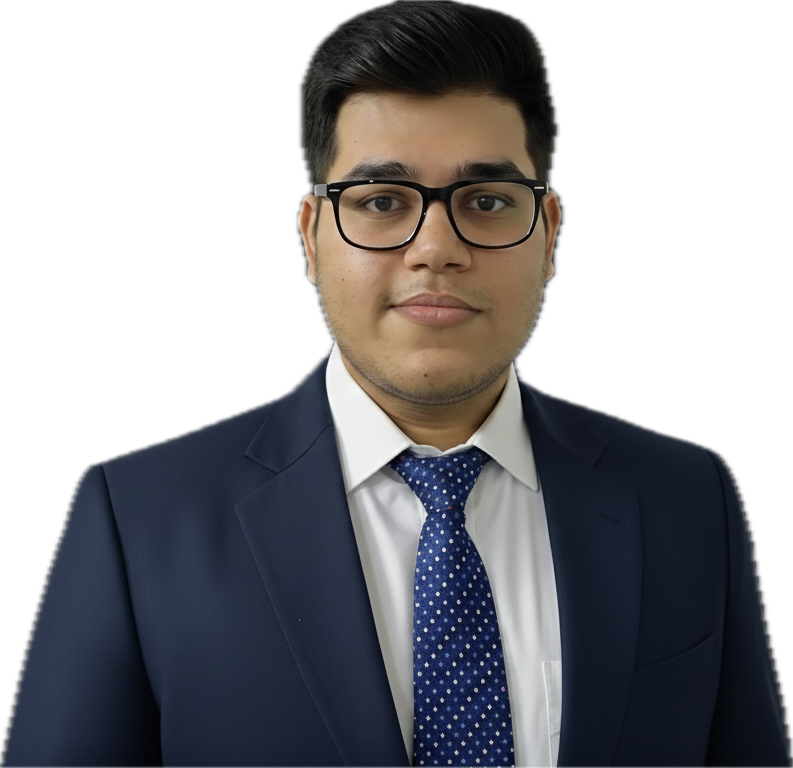
#> input picture core/Subject.png, 793 x 768 px, found by its file name
$ python generate_assets.py
#> lines starting #> are read from the running program, lines starting #| are printed output that depends on the picture
#!/usr/bin/env python3
"""
Portfolio Image Asset Generator (Ultra-Compatible)
Generates high-impact assets for web 3D effects.
Run anywhere: Support for Pillow-only (no numpy/opencv required).
"""

import os
import sys
import math

try:
    from PIL import Image, ImageFilter, ImageEnhance, ImageChops, ImageDraw
    PIL_AVAILABLE = True
except ImportError:
    print("Error: Pillow (PIL) is required. Install with: pip install Pillow")
    sys.exit(1)

def ensure_dir(directory):
    if not os.path.exists(directory):
        os.makedirs(directory)

def create_glitch_asset(input_path, output_path, offset=15):
    """
    Creates a cyberpunk-style RGB split glitch.
    """
#> called with input_path = 'Subject.png', output_path = 'generated_assets/subject_glitch.png', offset = 15
    print(f"Generating Glitch Asset: {output_path}...")
    try:
        img = Image.open(input_path).convert('RGB')
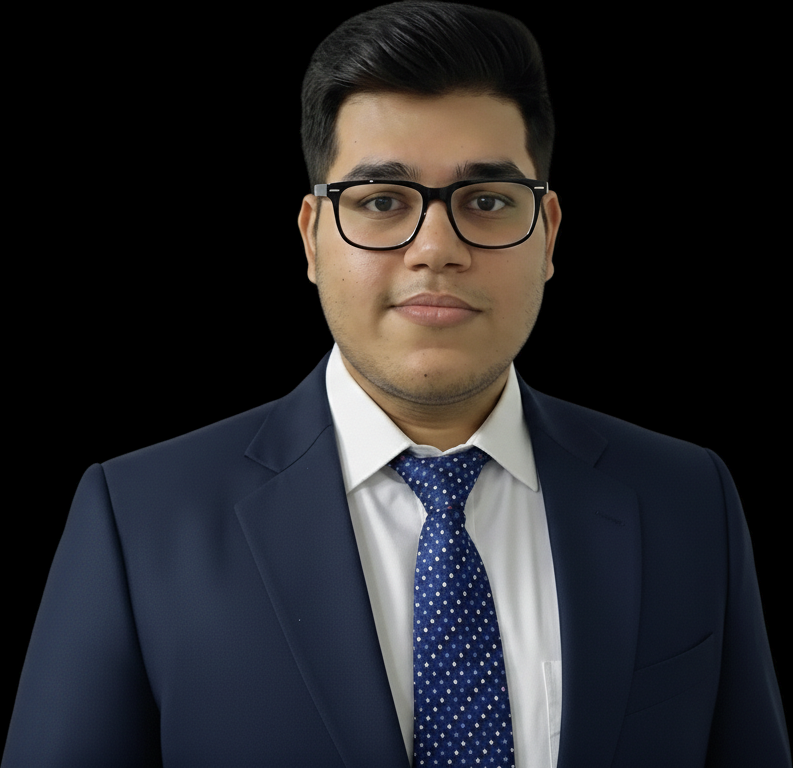
#> img: PIL image 793x768 RGB; mean R, G, B 38.6, 38.2, 41.4
        r, g, b = img.split()
        r = ImageChops.offset(r, offset, 0)
        b = ImageChops.offset(b, -offset, 0)
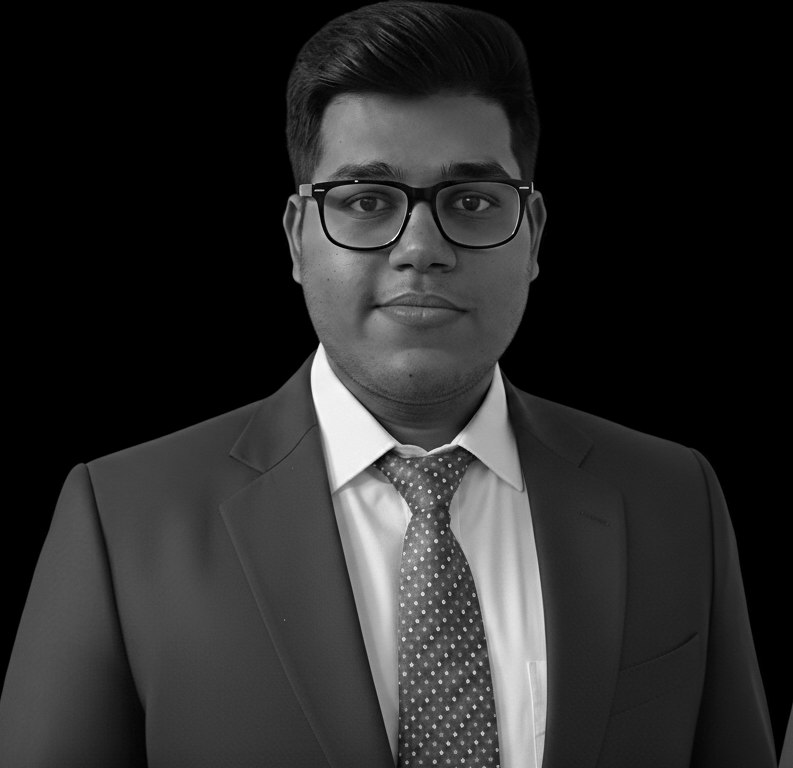
#> b: PIL image 793x768 L; min 0, max 255, mean 41.4
        glitch_img = Image.merge('RGB', (r, g, b))
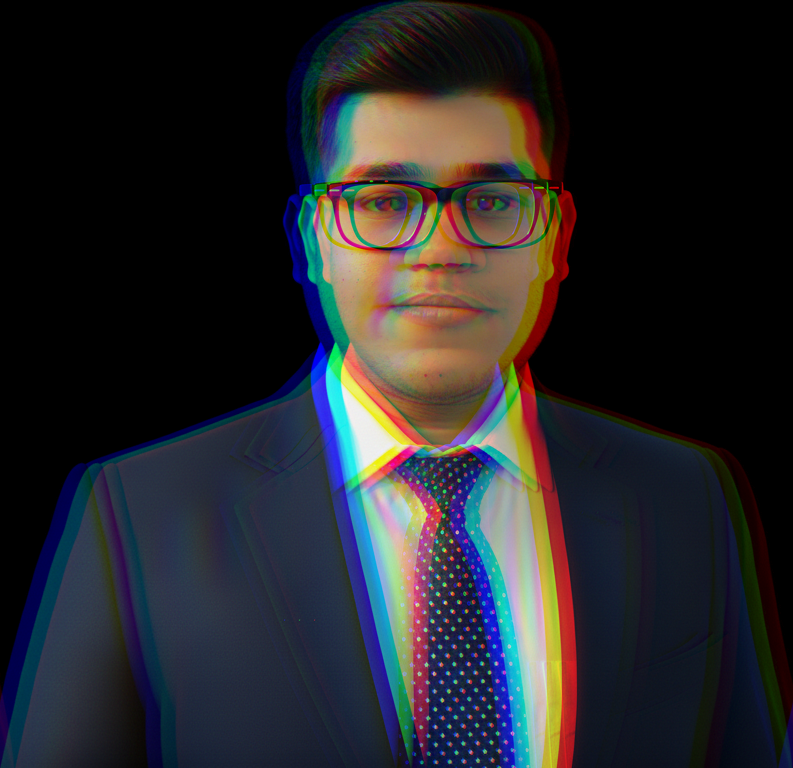
#> glitch_img: PIL image 793x768 RGB; mean R, G, B 38.6, 38.2, 41.4
        glitch_img.save(output_path)
        print("✓ Glitch asset saved.")
        return True
    except Exception as e:
        print(f"Failed: {e}")
        return False

def create_pixel_asset(input_path, output_path, pixel_size=12):
    """
    Creates a pixelated version.
    """
#> called with input_path = 'Subject.png', output_path = 'generated_assets/subject_pixel.png', pixel_size = 12
    print(f"Generating Pixel Asset: {output_path}...")
    try:
        img = Image.open(input_path)
#> img is the input picture: PIL image 793x768 RGBA; mean R, G, B, A 38.6, 38.2, 41.4, 142.7
        w, h = img.size
#> w = 793; h = 768
        small = img.resize((w // pixel_size, h // pixel_size), Image.Resampling.NEAREST)
        pixelated = small.resize((w, h), Image.Resampling.NEAREST)
        pixelated.save(output_path)
        print("✓ Pixel asset saved.")
        return True
    except Exception as e:
        print(f"Failed: {e}")
        return False

def create_edge_map_asset(input_path, output_path):
    """
    Creates a high-contrast edge map (No-Numpy version).
    """
#> called with input_path = 'Subject.png', output_path = 'generated_assets/subject_edges.png'
    print(f"Generating Edge Map: {output_path}...")
    try:
        img = Image.open(input_path).convert('L')
#> img: PIL image 793x768 L
        # Simple convolution filter for edges
        edges = img.filter(ImageFilter.FIND_EDGES)
        # Enhance for visibility
        edges = ImageEnhance.Contrast(edges).enhance(5.0)
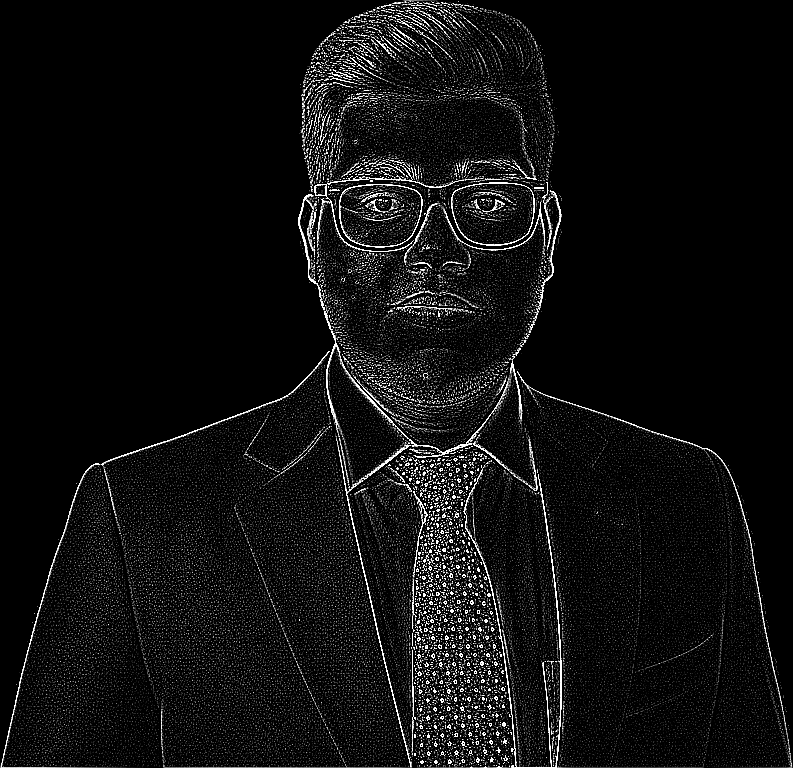
#> edges: PIL image 793x768 L; min 0, max 255, mean 15.9
        edges.save(output_path)
        print("✓ Edge map saved.")
        return True
    except Exception as e:
        print(f"Failed: {e}")
        return False

def create_radial_gradient(size, center, radius, inner_color=255, outer_color=0):
    """
    Generates a radial gradient image using pure PIL (slow but compatible).
    """
    width, height = size
    cx, cy = center

    # Create new grayscale image
    img = Image.new('L', size)
    pixels = img.load()

    for y in range(height):
        for x in range(width):
            # Distance from center
            dist = math.sqrt((x - cx)**2 + (y - cy)**2)
            # Normalize 0 to 1
            norm = min(dist / radius, 1.0)
            # Interpolate
            val = int(inner_color * (1 - norm) + outer_color * norm)
            pixels[x, y] = val

    return img

def create_depth_map_heuristic(input_path, output_path):
    """
    Creates a heuristic depth map (No-Numpy version).
    """
#> called with input_path = 'Subject.png', output_path = 'generated_assets/subject_depth.png'
    print(f"Generating Heuristic Depth Map: {output_path}...")
    try:
        img = Image.open(input_path).convert('L')
        w, h = img.size
#> w = 793; h = 768

        # Center of image
        center = (w // 2, h // 2)
#> center = (396, 384)
        radius = math.sqrt((w/2)**2 + (h/2)**2)
#> radius = 552

        # Create radial gradient (255=close/white, 0=far/black)
        depth_img = create_radial_gradient((w, h), center, radius, 220, 30)
#> in create_radial_gradient, `img = Image.new('L', size)`: img: PIL image 793x768 L; every value is 0
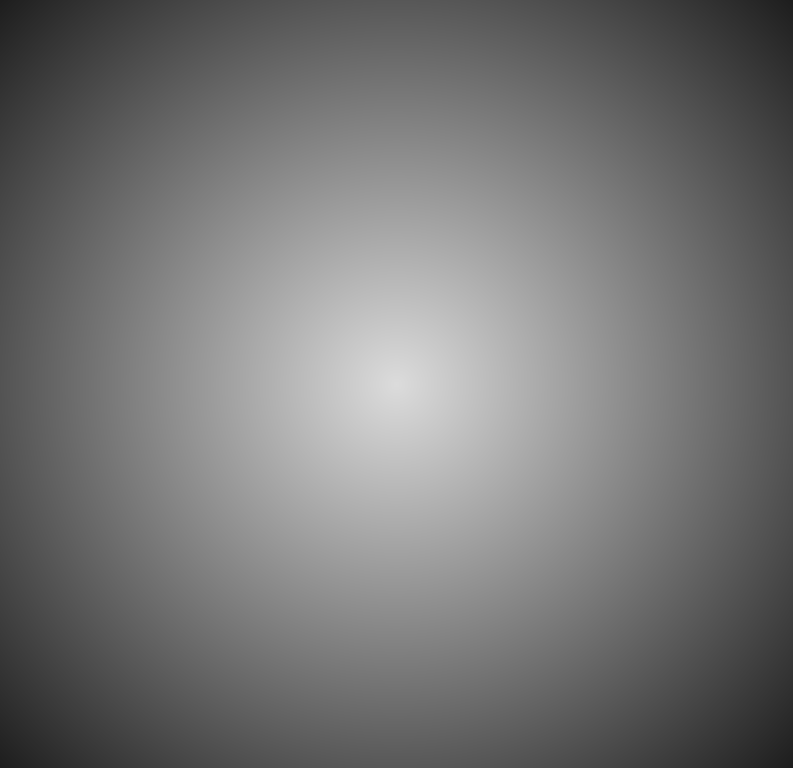
#> depth_img: PIL image 793x768 L; min 30, max 220, mean 116.7

        # Blend with blurred original image for some shape detail
        detail = img.filter(ImageFilter.GaussianBlur(10))
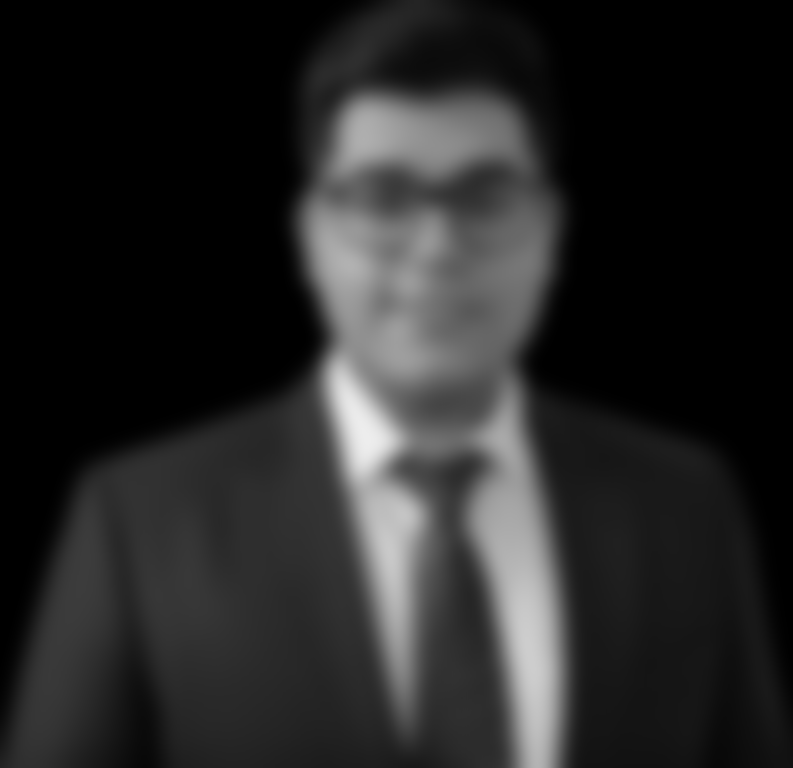
#> detail: PIL image 793x768 L; min 0, max 237, mean 38.6
        final_depth = Image.blend(depth_img, detail, 0.4)
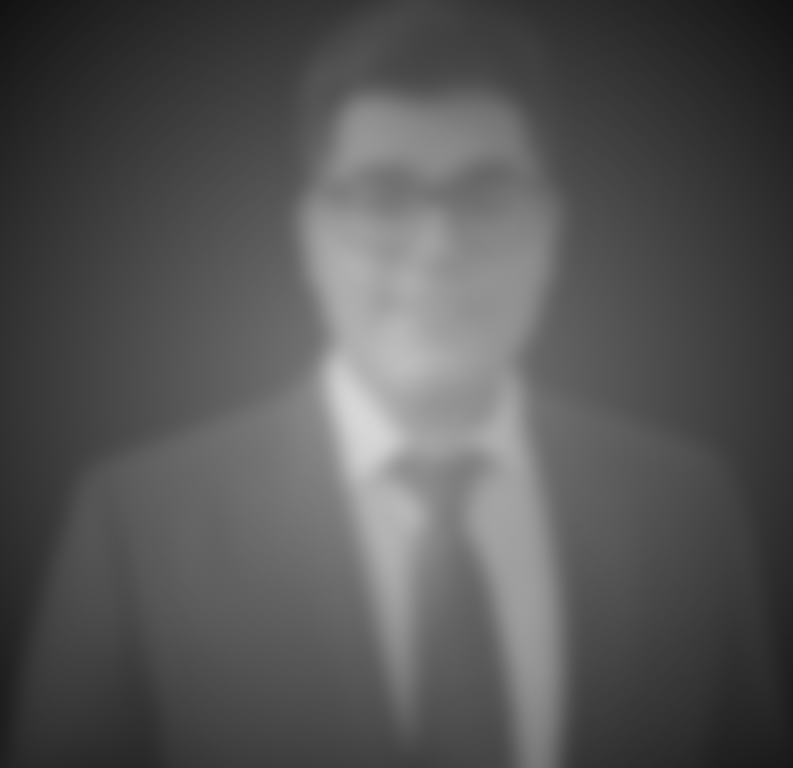
#> final_depth: PIL image 793x768 L; min 18, max 215, mean 85.1

        final_depth.save(output_path)
        print("✓ Depth map saved.")
        return True
    except Exception as e:
        print(f"Failed: {e}")
        return False

def main():
    print("=== Portfolio Asset Generator (Universal) ===")

    input_filename = "Subject.png"
    output_dir = "generated_assets"

    if not os.path.exists(input_filename):
        print(f"Error: Input file '{input_filename}' not found.")
        return

    ensure_dir(output_dir)

    create_glitch_asset(input_filename, os.path.join(output_dir, "subject_glitch.png"))
    create_pixel_asset(input_filename, os.path.join(output_dir, "subject_pixel.png"))
    create_edge_map_asset(input_filename, os.path.join(output_dir, "subject_edges.png"))
    create_depth_map_heuristic(input_filename, os.path.join(output_dir, "subject_depth.png"))

    print("\n=== Assets Generated ===")
    print(f"Location: {os.path.abspath(output_dir)}")

if __name__ == "__main__":
    main()
